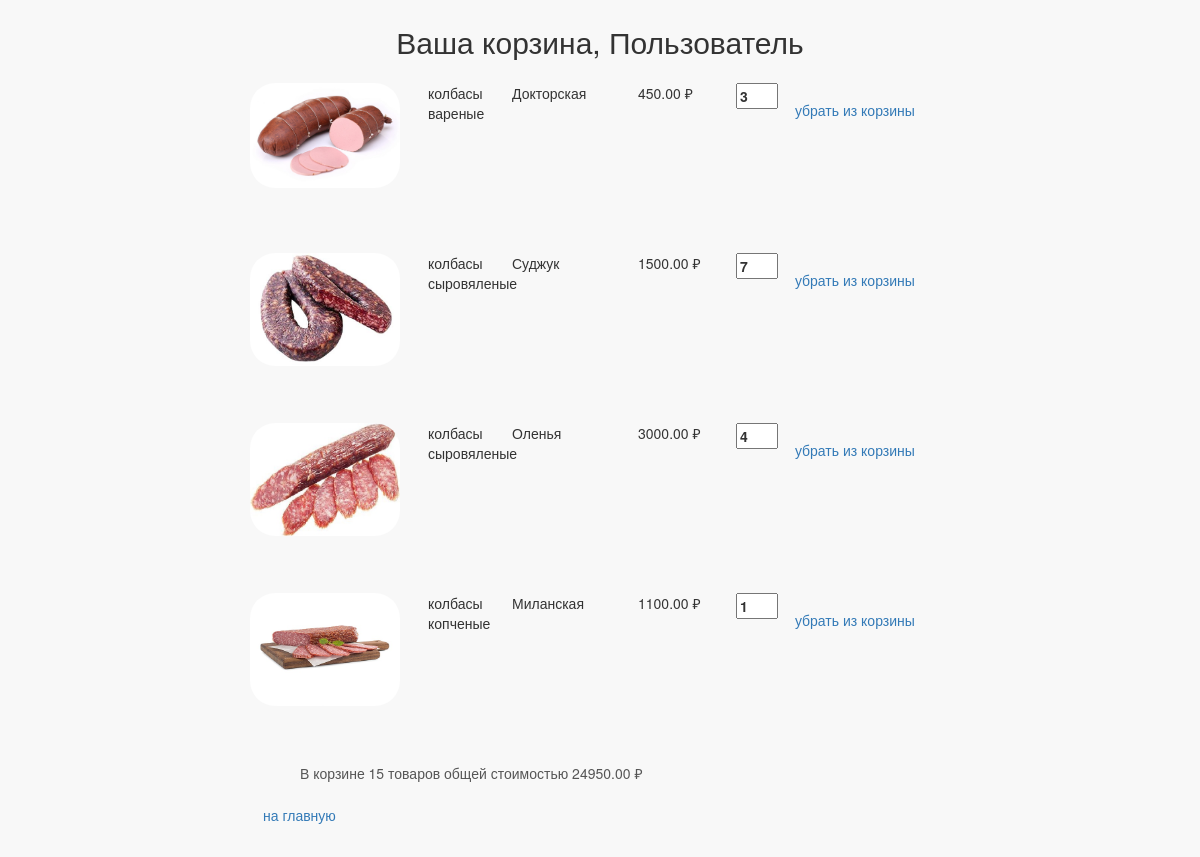
The page /basket/ (signed in) on the database as committed earlier.
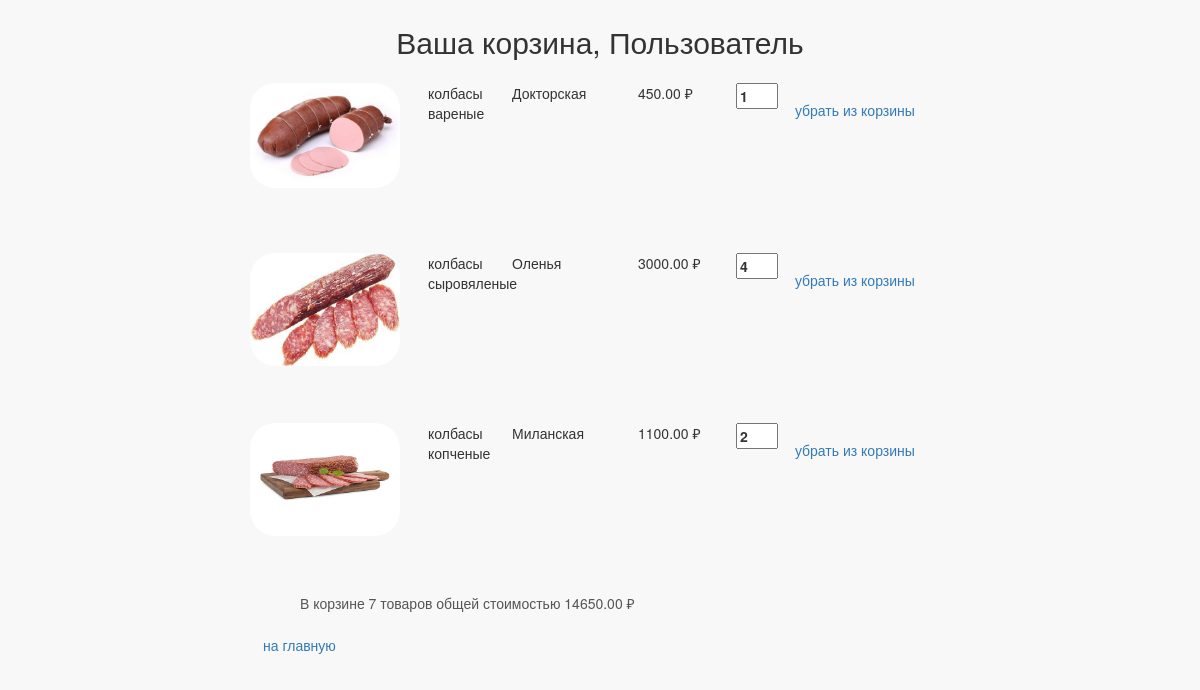
The same page on the database as committed later.
### basketapp/models.py (models this page shows)
class BasketItem(models.Model):
    user = models.ForeignKey(get_user_model(), on_delete=models.CASCADE, related_name='user_basket')
    product = models.ForeignKey(Product, on_delete=models.CASCADE)
    quantity = models.PositiveIntegerField(verbose_name='количество', default=0)
    add_datetime = models.DateTimeField(verbose_name='время', auto_now_add=True)

### mainapp/models.py (models this page shows, shortened)
class Product(models.Model):
    category = models.ForeignKey(ProductCategory, on_delete=models.CASCADE, verbose_name='категория продукта')
    name = models.CharField(verbose_name='имя продукта', max_length=128)
    image = models.ImageField(upload_to='products_images', blank=True)
    short_desc = models.CharField(verbose_name='краткое описание продукта', max_length=64, blank=True)
    description = models.TextField(verbose_name='описание продукта', blank=True)
    price = models.DecimalField(verbose_name='цена продукта', max_digits=8, decimal_places=2, default=0)
    quantity = models.IntegerField(verbose_name='количество на складе', default=0)
    is_active = models.BooleanField(default=True)

class ProductCategory(models.Model):
    name = models.CharField(verbose_name='имя', max_length=128)
    description = models.TextField(verbose_name='описание', blank=True)
    is_active = models.BooleanField(default=True)

### authapp/models.py (models this page shows, shortened)
class ShopClient(AbstractUser):
    avatar = models.ImageField(upload_to='users_avatars', blank=True)
    age = models.PositiveIntegerField(verbose_name='возраст', null=True)
    activation_key = models.CharField(max_length=128, blank=True)
    activation_key_expires = models.DateTimeField(default=get_activation_key_expires)
    def basket_cost(self):
        return sum(item.product.price * item.quantity for item in self.user_basket.all())
    def basket_total_quantity(self):
        return sum(item.quantity for item in self.user_basket.all())
    class Meta:
        ordering = ['-is_active', '-is_superuser', '-is_staff', 'username']

### basketapp/views.py (the view)
# urls.py: path('', adminapp.UserList.as_view(), name='index'),
@login_required
def index(request):
    basket_items = BasketItem.objects.filter(user=request.user)
    context = {
        'page_title': 'корзина',
        'basket_items': basket_items,
    }
    return render(request, 'basketapp/index.html', context)

### mainapp/context_processors.py (called while the page is built)
def catalog_menu(request):
    return {'catalog_menu': ProductCategory.objects.filter(is_active=True)}

### basketapp/templates/basketapp/index.html
{% extends 'basketapp/common.html' %}
{% load static %}
{% block content %}
    <div class="basket_list">
        {% include 'basketapp/includes/inc__basket_items.html' %}
    </div>
{% endblock %}

### basketapp/templates/basketapp/common.html (shortened to what this page needs)
<!DOCTYPE html>
{% load static %}
<html lang="en">
<head>
    {% block css %}
        <link rel="stylesheet" type="text/css" href="{% static 'css/bootstrap.min.css' %}">
        <link rel="stylesheet" type="text/css" href="{% static 'css/style.css' %}">
    {% endblock %}
</head>
<body>
<div class="basket_container">
    <div class="h2 text-center head">
        Ваша корзина,
        {{ user.first_name|default:'пользователь'|capfirst }}
    </div>
    {% block content %}
    {% endblock %}
</div>
</body>
</html>

### basketapp/templates/basketapp/includes/inc__basket_items.html
{% if basket_items %}
    {% for item in basket_items %}
        <div class="basket_record">
            <img src="/media/{{ item.product.image }}" alt="{{ item.product.short_desc }}">
            <span class="category_name">{{ item.product.category.name }}</span>
            <span class="product_name">{{ item.product.name }}</span>
            <span class="product_price">{{ item.product.price }}&nbsp;&#8381;</span>
            <label>
                <input class="product_quantity" type="number" name="{{ item.pk }}" min="0"
                       max="{{ item.product.quantity }}"
                       value="{{ item.quantity }}">
            </label>
            <a href="{% url 'basket:delete' item.pk %}" class="btn btn-round">
                убрать из корзины</a>
        </div>
    {% endfor %}
    <div class="basket_summary">
        В корзине {{ user.basket_total_quantity }} товаров общей стоимостью
        {{ user.basket_cost }}&nbsp;&#8381;
    </div>
{% else %}
    <h4>В корзине нет товаров</h4>
{% endif %}
<a href="{% url 'main:index' %}" class="btn btn-round">
    на главную
</a>

Rows that differ between the two databases and show on the page:
removed BasketItem: product.image (picture), product.category.name "колбасы сыровяленые", product.name "Суджук", product.price "1500.00", quantity "7"
changed through a linked row, ShopClient "Пользователь": basket_total_quantity "15" → "7"; basket_cost "24950.00" → "14650.00"
changed BasketItem "колбасы вареные": pk "3" → "1"
changed BasketItem "колбасы копченые": quantity "1" → "2"
